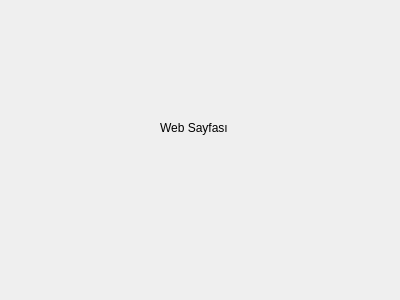
<?xml version="1.0" encoding="UTF-8"?>
<ui version="4.0">
 <class>Form</class>
 <widget class="QWidget" name="Form">
  <property name="geometry">
   <rect>
    <x>0</x>
    <y>0</y>
    <width>400</width>
    <height>300</height>
   </rect>
  </property>
  <property name="windowTitle">
   <string>Form</string>
  </property>
  <widget class="QLabel" name="label">
   <property name="geometry">
    <rect>
     <x>160</x>
     <y>120</y>
     <width>81</width>
     <height>16</height>
    </rect>
   </property>
   <property name="text">
    <string>Web Sayfası</string>
   </property>
  </widget>
 </widget>
 <resources/>
 <connections/>
</ui>
